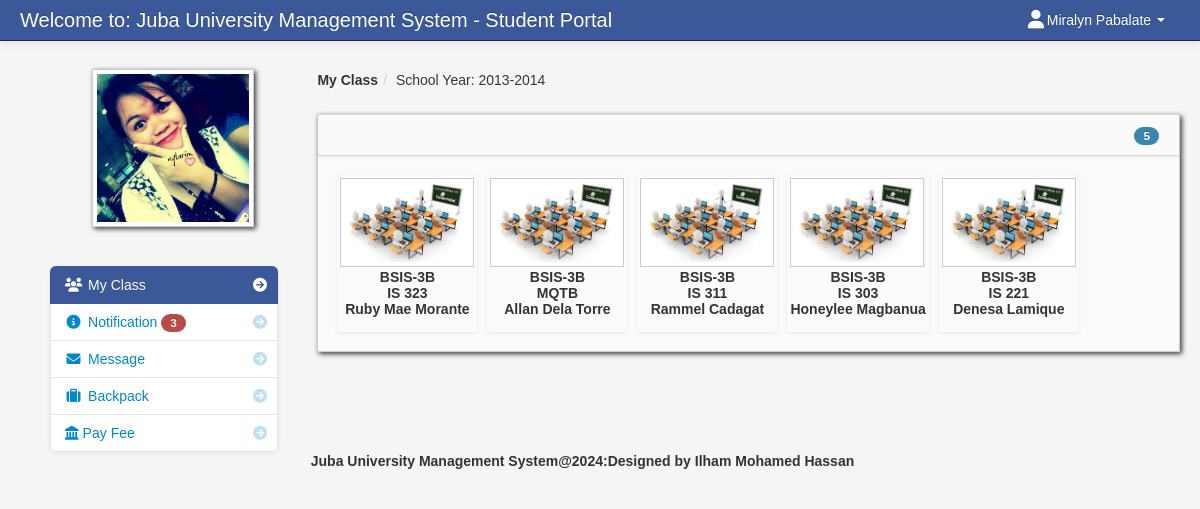
The app's page /dashboard_student.php (signed in) with its own data.
### tables this page shows
CREATE TABLE `student` (
  `student_id` int(11) NOT NULL,
  `firstname` varchar(100) NOT NULL,
  `lastname` varchar(100) NOT NULL,
  `class_id` int(11) NOT NULL,
  `username` varchar(100) NOT NULL,
  `password` varchar(100) NOT NULL,
  `location` varchar(100) NOT NULL,
  `status` varchar(100) NOT NULL
);

CREATE TABLE `school_year` (
  `school_year_id` int(11) NOT NULL,
  `school_year` varchar(100) NOT NULL
);

CREATE TABLE `teacher_class_student` (
  `teacher_class_student_id` int(11) NOT NULL,
  `teacher_class_id` int(11) NOT NULL,
  `student_id` int(11) NOT NULL,
  `teacher_id` int(11) NOT NULL
);

CREATE TABLE `teacher_class` (
  `teacher_class_id` int(11) NOT NULL,
  `teacher_id` int(11) NOT NULL,
  `class_id` int(11) NOT NULL,
  `subject_id` int(11) NOT NULL,
  `thumbnails` varchar(100) NOT NULL,
  `school_year` varchar(100) NOT NULL
);

CREATE TABLE `class` (
  `class_id` int(11) NOT NULL,
  `class_name` varchar(100) NOT NULL
);

CREATE TABLE `subject` (
  `subject_id` int(11) NOT NULL,
  `subject_code` varchar(100) NOT NULL,
  `subject_title` varchar(100) NOT NULL,
  `category` varchar(100) NOT NULL,
  `description` longtext NOT NULL,
  `unit` int(11) NOT NULL,
  `Pre_req` varchar(100) NOT NULL,
  `semester` varchar(100) NOT NULL
);

CREATE TABLE `teacher` (
  `teacher_id` int(11) NOT NULL,
  `username` varchar(100) NOT NULL,
  `password` varchar(200) NOT NULL,
  `firstname` varchar(100) NOT NULL,
  `lastname` varchar(100) NOT NULL,
  `department_id` int(11) NOT NULL,
  `location` varchar(200) NOT NULL,
  `about` varchar(500) NOT NULL,
  `teacher_status` varchar(20) NOT NULL,
  `teacher_stat` varchar(100) NOT NULL
);

### session.php (called while the page is built, shortened)
<?php
$session_id=$_SESSION['id'];
?>

### count.php (called while the page is built)
<?php
	$school_year_query = mysqli_query($conn,"select * from school_year order by school_year DESC")or die(mysqli_error());
	$school_year_query_row = mysqli_fetch_array($school_year_query);
	$school_year = $school_year_query_row['school_year'];
	?>
	<?php $query_yes = mysqli_query($conn,"select * from teacher_class_student
LEFT JOIN teacher_class ON teacher_class.teacher_class_id = teacher_class_student.teacher_class_id
LEFT JOIN class ON class.class_id = teacher_class.class_id
LEFT JOIN subject ON subject.subject_id = teacher_class.subject_id
LEFT JOIN teacher ON teacher.teacher_id = teacher_class_student.teacher_id
JOIN notification ON notification.teacher_class_id = teacher_class.teacher_class_id
where teacher_class_student.student_id = '$session_id' and school_year = '$school_year'   order by notification.date_of_notification DESC
")or die(mysqli_error());
$count_no = mysqli_num_rows($query_yes);
         ?>
<?php $query_no = mysqli_query($conn,"select * from notification
LEFT JOIN notification_read ON notification_read.notification_id = notification.notification_id
where notification_read.student_id  = '$session_id'
")or die(mysqli_error());
$count_yes = mysqli_num_rows($query_no);
         ?>
<?php $not_read = $count_no -  $count_yes; ?>

### dashboard_student.php (the view, shortened to what this page needs)
<?php include('header_dashboard.php'); ?>
<?php include('session.php'); ?>
    <body>
		<?php include('navbar_student.php'); ?>
        <div class="container-fluid">
            <div class="row-fluid">
				<?php include('student_sidebar.php'); ?>
                <div class="span9" id="content">
                     <div class="row-fluid">
					     <ul class="breadcrumb">
						<?php
						$school_year_query = mysqli_query($conn,"select * from school_year order by school_year DESC")or die(mysqli_error());
						$school_year_query_row = mysqli_fetch_array($school_year_query);
						$school_year = $school_year_query_row['school_year'];
						?>
							<li><a href="#"><b>My Class</b></a><span class="divider">/</span></li>
							<li><a href="#">School Year: <?php echo $school_year_query_row['school_year']; ?></a></li>
						</ul>
                        <div class="block">
                            <div class="navbar navbar-inner block-header">
                                <div id="" class="muted pull-right">
									<?php $query = mysqli_query($conn,"select * from teacher_class_student
														LEFT JOIN teacher_class ON teacher_class.teacher_class_id = teacher_class_student.teacher_class_id
														LEFT JOIN class ON class.class_id = teacher_class.class_id
														LEFT JOIN subject ON subject.subject_id = teacher_class.subject_id
														LEFT JOIN teacher ON teacher.teacher_id = teacher_class.teacher_id
														where student_id = '$session_id' and school_year = '$school_year'
														")or die(mysqli_error());
														$count = mysqli_num_rows($query);
									?>
												<span class="badge badge-info"><?php echo $count; ?></span>
								</div>
                            </div>
                            <div class="block-content collapse in">
                                <div class="span12">
  										<ul	 id="da-thumbs" class="da-thumbs">
													<?php
														if ($count != '0'){
														while($row = mysqli_fetch_array($query)){
														$id = $row['teacher_class_id'];
													?>
											<li>
												<a href="my_classmates.php<?php echo '?id='.$id; ?>">
														<img src ="<?php echo $row['thumbnails'] ?>" width="124" height="140" class="img-polaroid">
												</a>
												<p class="class"><?php echo $row['class_name']; ?></p>
												<p class="subject"><?php echo $row['subject_code']; ?></p>
												<p class="subject"><?php echo $row['firstname']." ".$row['lastname']?></p>
											</li>
									<?php }}else{ ?>
									<div class="alert alert-info"><i class="icon-info-sign"></i> You are currently not enroll to your class</div>
									<?php } ?>
									</ul>
                                </div>
                            </div>
                        </div>
                    </div>
                </div>
            </div>
		<?php include('footer.php'); ?>
        </div>
		<?php include('script.php'); ?>
    </body>
</html>

### header_dashboard.php (shortened to what this page needs)
<!DOCTYPE html>
<html class="no-js">
    <head>
        <link href="admin/bootstrap/css/bootstrap.min.css" rel="stylesheet" media="screen">
        <link href="admin/bootstrap/css/bootstrap-responsive.min.css" rel="stylesheet" media="screen">
        <link href="admin/bootstrap/css/font-awesome.css" rel="stylesheet" media="screen">
        <link href="admin/bootstrap/css/my_style.css" rel="stylesheet" media="screen">
        <link href="admin/bootstrap/css/print.css" rel="stylesheet" media="print">
        <link href="admin/vendors/easypiechart/jquery.easy-pie-chart.css" rel="stylesheet" media="screen">
        <link href="admin/assets/styles.css" rel="stylesheet" media="screen">
		<link href="admin/vendors/fullcalendar/fullcalendar.css" rel="stylesheet" media="screen">
		<link href="admin/assets/DT_bootstrap.css" rel="stylesheet" media="screen">
		<link href="admin/vendors/jGrowl/jquery.jgrowl.css" rel="stylesheet" media="screen">
		<link rel="stylesheet" type="text/css" href="admin/vendors/bootstrap-wysihtml5/src/bootstrap-wysihtml5.css"></link>
		<link href="admin/vendors/jGrowl/jquery.jgrowl.css" rel="stylesheet" media="screen">
    </head>

### navbar_student.php (shortened to what this page needs)
<div class="navbar navbar-fixed-top navbar-inverse">
        <div class="navbar-inner">
            <div class="container-fluid">
                <a class="brand" href="#">Welcome to: Juba University Management System - Student Portal</a>
					<div class="nav-collapse collapse">
						<ul class="nav pull-right">
							<?php $query= mysqli_query($conn,"select * from student where student_id = '$session_id'")or die(mysqli_error());
									$row = mysqli_fetch_array($query);
							?>
							<li class="dropdown">
								<a href="#" role="button" class="dropdown-toggle" data-toggle="dropdown"> <i class="icon-user icon-large"></i><?php echo $row['firstname']." ".$row['lastname'];  ?> <i class="caret"></i></a>
							</li>
						</ul>
					</div>
            </div>
        </div>
</div>

### student_sidebar.php (shortened to what this page needs)
<link href="https://cdnjs.cloudflare.com/ajax/libs/font-awesome/6.5.1/css/all.min.css" rel="stylesheet">
<div class="span3" id="sidebar">
					<img id="avatar" class="img-polaroid" src="admin/<?php echo $row['location']; ?>">
					<?php include('count.php'); ?>
		<ul class="nav nav-list bs-docs-sidenav nav-collapse collapse">
			<li class="active"><a href="dashboard_student.php"><i class="icon-chevron-right"></i><i class="icon-group"></i>&nbsp;My Class</a></li>
			<li class="">
				<a href="student_notification.php"><i class="icon-chevron-right"></i><i class="icon-info-sign"></i>&nbsp;Notification
				<?php if($not_read == '0'){
				}else{ ?>
					<span class="badge badge-important"><?php echo $not_read; ?></span>
				<?php } ?>
				</a>
			</li>
			<li class="">
			<a href="student_message.php"><i class="icon-chevron-right"></i><i class="icon-envelope-alt"></i>&nbsp;Message
			</a>
			</li>
			 <li class=""><a href="backpack.php"><i class="icon-chevron-right"></i><i class="icon-suitcase"></i>&nbsp;Backpack</a></li>
			 <li class=""><a href="fee.php"><i class="icon-chevron-right"></i><i class="fa fa-landmark"></i>&nbsp;Pay Fee</a></li>
		</ul>
</div>

### footer.php
<center>
		<footer>
		<p> Juba University Management System@2024:Designed by Ilham Mohamed Hassan</p>
		</footer>
</center>

### script.php (shortened to what this page needs)
	<link href="admin/vendors/datepicker.css" rel="stylesheet" media="screen">
	<link href="admin/vendors/uniform.default.css" rel="stylesheet" media="screen">
	<link href="admin/vendors/chosen.min.css" rel="stylesheet" media="screen">
<link rel="stylesheet" type="text/css" href="admin/assets//style.css" />
	<link href="admin/vendors/datepicker.css" rel="stylesheet" media="screen">

### admin/assets/styles.css (style rules this page uses)
body { padding-top: 60px; padding-bottom: 40px; background-color: #f5f5f5; }
#content { margin-left:0px; }
.breadcrumb { margin: 0 0 0px; padding: 10px 0px; background-color: transparent; }
.block { background: url("../images/pixel-60fff.png") repeat scroll 0 0 rgba(0, 0, 0, 0) !important; border: 1px solid #ccc; background: white; margin: 1em 0em; border-top: none; -webkit-box-shadow: 2px 2px 5px rgba(0, 0, 6, 0.75); -moz-box-shadow: 2px 2px 5px rgba(0, 0, 6, 0.75); box-shadow: 2px 2px 5px rgba(0, 0, 6, 0.75); }
.block-content { margin: 1em; min-height: .25em; }
.block-header { margin-bottom: 0px; border-right: none; border-left: none; -webkit-border-radius: 0px; -moz-border-radius: 0px; border-radius: 0px; }
.block-header div { padding-top: 10px; }
.bs-docs-sidenav { max-width: 228px; margin: 30px 0 0; padding: 0; background-color: #fff; -webkit-border-radius: 6px; -moz-border-radius: 6px; border-radius: 6px; -webkit-box-shadow: 0 1px 4px rgba(0,0,0,.065); -moz-box-shadow: 0 1px 4px rgba(0,0,0,.065); box-shadow: 0 1px 4px rgba(0,0,0,.065); }
.bs-docs-sidenav > li > a { display: block; width: 190px \9; margin: 0 0 -1px; padding: 8px 14px; border: 1px solid #e5e5e5; }
.bs-docs-sidenav > li:first-child > a { -webkit-border-radius: 6px 6px 0 0; -moz-border-radius: 6px 6px 0 0; border-radius: 6px 6px 0 0; }
.bs-docs-sidenav > li:last-child > a { -webkit-border-radius: 0 0 6px 6px; -moz-border-radius: 0 0 6px 6px; border-radius: 0 0 6px 6px; }
.bs-docs-sidenav > .active > a { position: relative; z-index: 2; padding: 9px 15px; border: 0; text-shadow: 0 1px 0 rgba(0,0,0,.15); -webkit-box-shadow: inset 1px 0 0 rgba(0,0,0,.1), inset -1px 0 0 rgba(0,0,0,.1); -moz-box-shadow: inset 1px 0 0 rgba(0,0,0,.1), inset -1px 0 0 rgba(0,0,0,.1); box-shadow: inset 1px 0 0 rgba(0,0,0,.1), inset -1px 0 0 rgba(0,0,0,.1); }
.bs-docs-sidenav .icon-chevron-right { float: right; margin-top: 2px; margin-right: -6px; opacity: .25; }
.bs-docs-sidenav .active .icon-chevron-right, .bs-docs-sidenav .active a:hover .icon-chevron-right { opacity: 1; }

### admin/assets/style.css (style rules this page uses)
.da-thumbs { float: left; list-style: none outside none; margin: 0; padding: 0; position: relative; }
.da-thumbs li { float: left; margin: 5px; padding: 3px; position: relative; box-shadow: 0 1px 3px rgba(0,0,0,0.1); }
.da-thumbs li a, .da-thumbs li a img { display: block; position: relative; }
.da-thumbs li a { overflow: hidden; }
.class { font-family: helvetica !important; font-weight: bold; text-align: center; }
.subject { font-family: helvetica !important; font-weight: bold; text-align: center; margin-top: -14px; }

### records on screen
student: firstname "Miralyn", lastname "Pabalate", location (picture)
school_year: school_year "2013-2014"
teacher_class_student: teacher_class.thumbnails (picture), class.class_name "BSIS-3B", subject.subject_code "IS 323", teacher.firstname "Ruby Mae", teacher.lastname "Morante"
teacher_class_student: teacher_class.thumbnails (picture), class.class_name "BSIS-3B", subject.subject_code "MQTB", teacher.firstname "Allan", teacher.lastname "Dela Torre"
teacher_class_student: teacher_class.thumbnails (picture), class.class_name "BSIS-3B", subject.subject_code "IS 311", teacher.firstname "Rammel", teacher.lastname "Cadagat"
teacher_class_student: teacher_class.thumbnails (picture), class.class_name "BSIS-3B", subject.subject_code "IS 303", teacher.firstname "Honeylee", teacher.lastname "Magbanua"
teacher_class_student: teacher_class.thumbnails (picture), class.class_name "BSIS-3B", subject.subject_code "IS 221", teacher.firstname "Denesa", teacher.lastname "Lamique"

### other values on screen
$not_read "3"
$count "5"
